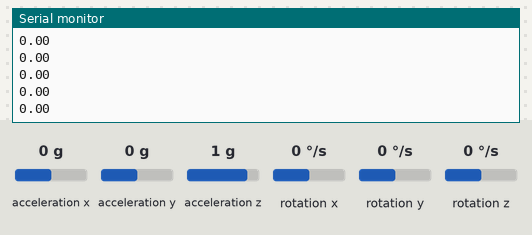
The sketch below on a simulated Arduino Uno, built with avr-gcc and run on an emulated ATmega328P. Parts: the last lines printed to the serial monitor. The test bench sets the inputs (shaded band); at power-on: acceleration x 0 g, acceleration y 0 g, acceleration z 1 g, rotation z 0 °/s, rotation x 0 °/s, rotation y 0 °/s.

Above: at 3.2 s.
3.3 s: acceleration x set to -1.4 g
At 3.57 s:
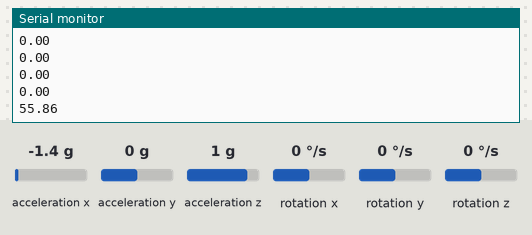
4.8 s: acceleration y set to -0.8 g
At 4.98 s:
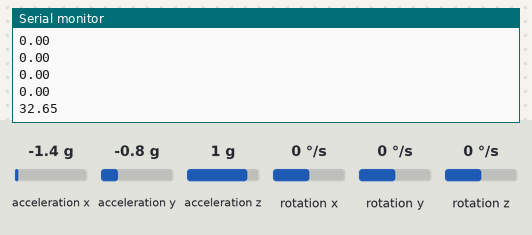
6.3 s: acceleration z set to -1.4 g
At 6.6 s:
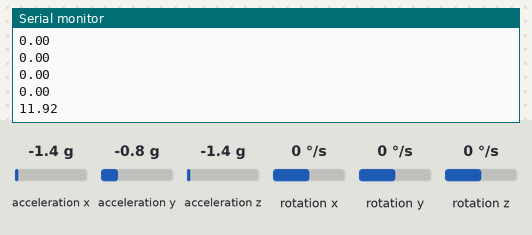
7.8 s: rotation z set to -192 °/s
At 8.01 s:
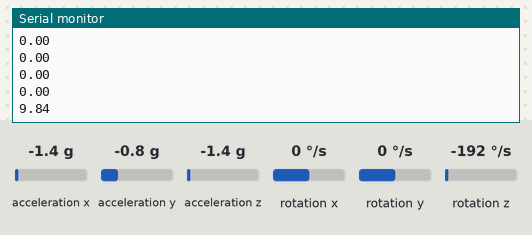
Timing chart, 0 to 10.3 s (numbered marks = the images above; inputs shaded):
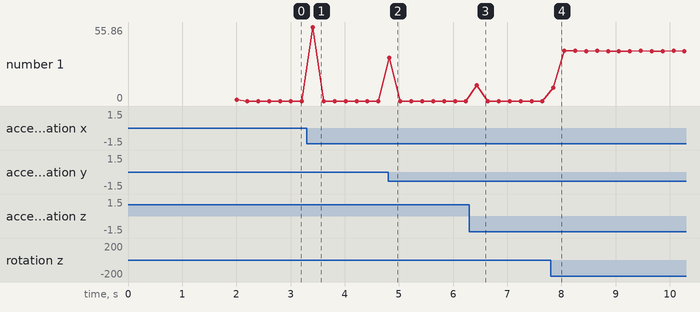

The sketch:

MPU6050_alarm.ino
```cpp
/*
 * SImple bike alarm
 * Calculate a jitt value based on the 6 axes
 */
#include "Wire.h"
#include <MPU6050_light.h> // https://github.com/rfetick/MPU6050_light

MPU6050 mpu(Wire);

long timer = 0;
// Angle values
float gx,gy,gz,hx,hy,hz,dx,dy,dz;
// Acceleration values
float ax,ay,az,bx,by,bz,cx,cy,cz;
// jitt is the overall movement
float jitt;

// warning movemement
bool warning = false;
bool warning2 = false;


// Alarm of any kind will go here
void beep() {
  if (!warning) {
      warning = true;
      // light beep

  } else if (!warning2){
    warning2 = true ;
    // bigger beep
  } else {
    // Super alarm
    warning = warning2 = false;
  }


}

void setup() {
  gx=gy=gz=hx=hy=hz=dx=dy=dz=0;
  ax=ay=az=bx=by=bz=cx=cy=cz=0;
  Serial.begin(115200);

  //Initiate the MPU
  Wire.begin();
  byte status = mpu.begin();
  Serial.print(F("MPU6050 status: "));
  Serial.println(status);
  while(status!=0){ } // stop everything if could not connect to MPU6050

  Serial.println(F("Calculating offsets, do not move MPU6050"));
  delay(1000);
  mpu.calcOffsets(true,true); // gyro and accelero
  Serial.println("Done!\n");

}

void loop() {
  mpu.update();

  if(millis() - timer > 200){ // print data every second
    gx = hx;
    gy = hy;
    gz = hz;
    hx = mpu.getAngleX();
    hy = mpu.getAngleY();
    hz = mpu.getAngleZ();
    dx= hx-gx;
    dy=hy-gy;
    dz=hz-gz;
    bx=ax;
    by=ay;
    bz=az;
    ax=mpu.getAccX();
    ay=mpu.getAccY();
    az=mpu.getAccZ();
    cx=ax-bx;
    cy=ay-by;
    cz=az-bz;

    /*
    Serial.print("GX: ");Serial.print(dx);
    Serial.print("\tGY: ");Serial.print(dy);
    Serial.print("\tGZ: ");Serial.print(dz);
    Serial.print("\tAX: ");Serial.print(cx);
    Serial.print("\tAY: ");Serial.print(cy);
    Serial.print("\tAZ: ");Serial.println(cz);
    */
    timer = millis();
    if (timer>800){
      jitt = abs(dx)+abs(dy)+abs(dz)+abs(cx)+abs(cy)+abs(cz);
      Serial.println(jitt);
      if (jitt>1.5) {
        beep();
      }
    }
  }

}
```

Measured:
- after the input at 3.3 s, the serial monitor: prints a new line after 0.11 s (image 1)
- after the input at 4.8 s, the serial monitor: prints a new line at once (image 2)
- after the input at 6.3 s, the serial monitor: prints a new line after 0.14 s (image 3)
- after the input at 7.8 s, the serial monitor: prints a new line after 0.05 s (image 4)
- plotted number 1: 0 → 37.41 after the input at 7.8 s
